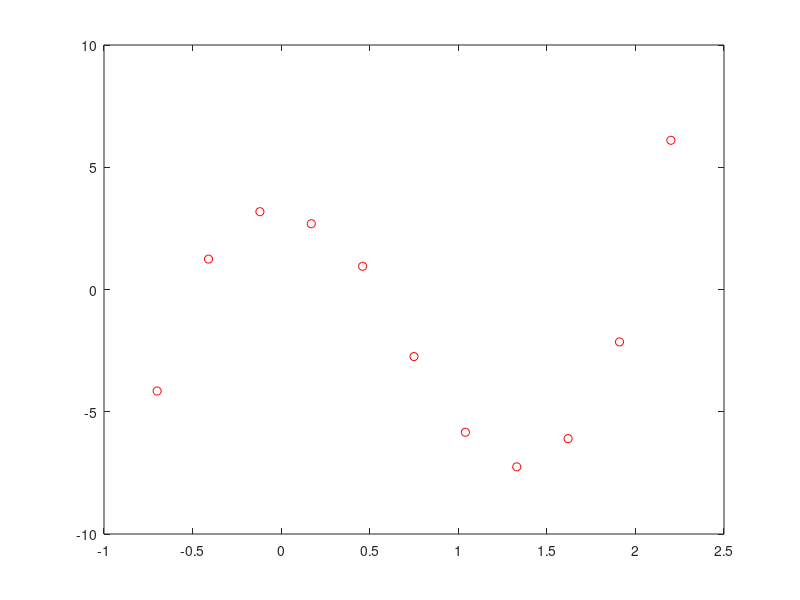

Recreate this plot in MATLAB. (Note: this script raises an error after producing the figure.)
x = [-0.7;
    -0.41;
    -0.12;
    0.17;
    0.46;
    0.75;
    1.04;
    1.33;
    1.62;
    1.91;
    2.20];
y = [-4.152;
    1.244;
    3.182;
    2.689;
    0.950;
    -2.743;
    -5.839;
    -7.253;
    -6.100;
    -2.144;
    6.103];
n = numel(x);
plot(x, y, 'ro')
hold on
x1 = linspace(min(x) - 0.1, max(x) + 0.1, 50);
flag = 0;
i = 1;
sigma1 = sqrt(1/(n)*sum((Poly(a, 0, x) - y).^2));
a = mnk(x, y, n, 0);
y1 = Poly(a, 0, x1);
plot(x1, y1)
while ~flag
    a = mnk(x, y, n, i);
    y1 = Poly(a, i, x1);
    plot(x1, y1)
    sigma2 = sqrt(1/(n-i)*sum((Poly(a, i, x) - y).^2))
%     if sigma2 - sigma1 > 0.1
%         flag = 1;
%     else
%         sigma1 = sigma2;
%     end
    i = i+1
end